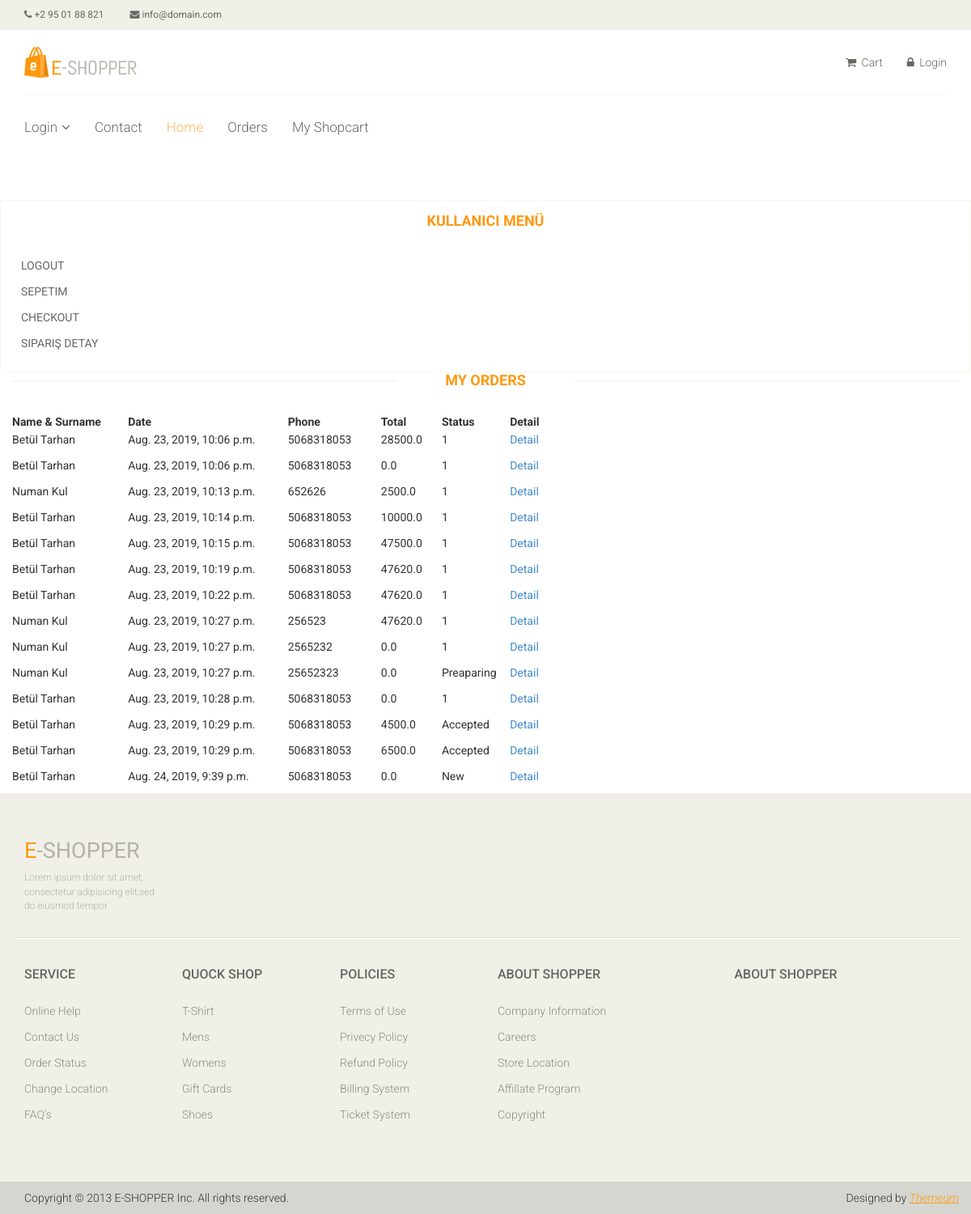
/order/ (signed in), run on the app's committed database.
### order/models.py (models this page shows, shortened)
class Order(models.Model):
    STATUS = (
        ('New', 'New'),
        ('Accepted', 'Accepted'),
        ('Preaparing', 'Preaparing'),
        ('OnShipping', 'OnShipping'),
        ('Completed', 'Completed'),
    )
    user = models.ForeignKey(User, on_delete=models.CASCADE)
    shipname =models.CharField(max_length=20)
    shipaddress =models.CharField(max_length=150)
    shipphone =models.CharField(max_length=20)
    total=models.FloatField()
    note=models.TextField()
    status =models.CharField(choices=STATUS,max_length=20,default='New')
    create_at =models.DateTimeField(auto_now_add=True)
    update_at=models.DateTimeField(auto_now=True)

### order/views.py (the view)
# urls.py: path('', views.index, name='index'),
@login_required(login_url='/login')
def index(request):
    current_user = request.user
    orders = Order.objects.all().filter(user_id=current_user.id)
    context = {'page': 'orders',
               'orders': orders,
              }
    return render(request, 'order_list.html', context)

### order/templates/order_list.html (shortened to what this page needs)
{% extends "homebase.html" %}
{% load static %}
{% block body %}
{% include 'user_menu.html' %}
    <div class="next right">
              <h2 class="title text-center">MY ORDERS</h2>
				<table class="right">
					<thead>
						<tr class="">
                            <td class=""></td>
                            <td class=""></td>
                            <td class=""></td>
                            <td class=""></td>
                            <td class=""></td>
                            <td class=""></td>
                            <td class=""></td>
                            <td class="description"><b>Name & Surname&nbsp;&nbsp;&nbsp;&nbsp;&nbsp;&nbsp;&nbsp;&nbsp;&nbsp;</b></td>
                            <td class="price"><b>Date</b></td>
                            <td class="quantity"><b>Phone</b>&nbsp;&nbsp;&nbsp;&nbsp;&nbsp;&nbsp;&nbsp;&nbsp;&nbsp;&nbsp;&nbsp;&nbsp;&nbsp;&nbsp;&nbsp;&nbsp;&nbsp;&nbsp;&nbsp;&nbsp;&nbsp;</td>
                            <td class="total"><b>Total</b>&nbsp;&nbsp;&nbsp;&nbsp;&nbsp;&nbsp;&nbsp;&nbsp;&nbsp;&nbsp;&nbsp;&nbsp;</td>
                            <td class="quantity"><b>Status</b>&nbsp;&nbsp;&nbsp;&nbsp;&nbsp;&nbsp;&nbsp;&nbsp;&nbsp;&nbsp;&nbsp;&nbsp;</td>
							<td class="description"><b>Detail</b></td>
							<td></td>
						</tr>
					</thead>
                    {% for rs in orders %}
					<tbody>
						<tr>
							<td class="">
							</td>
                            <td class="">
							</td>
                            <td class="">
							</td>
                            <td class="">
							</td>
                            <td class="">
							</td>
                            <td class="">
							</td>
                            <td class="">
							</td>
							<td class="cart_price">
								<p>{{ rs.shipname }}</p>
							</td>
							<td class="cart_price">
								<p>{{ rs.create_at }}</p>
							</td>
							<td class="cart_quantity">
								<p>{{ rs.shipphone }}</p>
							</td>
							<td class="cart_total">
								<p>{{ rs.total }}</p>
							</td>
                            <td class="cart_total">
								<p>{{ rs.status }}</p>
							</td>
                            <td>
                                <a class="pp_details" href="/order/detail/{{ rs.id }}"/><p class="cart_total_price">Detail</p></a>
							</td>
						</tr>
                    {% endfor %}
					</tbody>
				</table>
    </div>
{% endblock %}

### home/templates/homebase.html (shortened to what this page needs)
<!DOCTYPE html>
<html lang="en">
<head>
     {% load static %}
    <link href="{% static 'css/bootstrap.min.css'%}" rel="stylesheet">
    <link href="{% static 'css/font-awesome.min.css'%}" rel="stylesheet">
    <link href="{% static 'css/prettyPhoto.css'%}" rel="stylesheet">
    <link href="{% static 'css/price-range.css'%}" rel="stylesheet">
    <link href="{% static 'css/animate.css'%}" rel="stylesheet">
	<link href="{% static 'css/main.css'%}" rel="stylesheet">
	<link href="{% static 'css/responsive.css'%}" rel="stylesheet">
</head>
<body>
	<header id="header">
		<div class="header_top">
			<div class="container">
				<div class="row">
					<div class="col-sm-6">
						<div class="contactinfo">
							<ul class="nav nav-pills">
								<li><a href="#"><i class="fa fa-phone"></i> +2 95 01 88 821</a></li>
								<li><a href="#"><i class="fa fa-envelope"></i> info@domain.com</a></li>
							</ul>
						</div>
					</div>
				</div>
			</div>
		</div>
		<div class="header-middle">
			<div class="container">
				<div class="row">
					<div class="col-sm-4">
						<div class="logo pull-left">
							<a href="index.html"><img src="{% static 'images/home/logo.png' %}" alt="" /></a>
						</div>
					</div>
					<div class="col-sm-8">
						<div class="shop-menu pull-right">
							<ul class="nav navbar-nav">
								<li><a href="cart.html"><i class="fa fa-shopping-cart"></i> Cart</a></li>
								<li><a href="/login"><i class="fa fa-lock"></i> Login</a></li>
							</ul>
						</div>
					</div>
				</div>
			</div>
		</div>
		<div class="header-bottom">
			<div class="container">
				<div class="row">
					<div class="col-sm-9">
						<div class="mainmenu pull-left">
							<ul class="nav navbar-nav collapse navbar-collapse">
                             {% if user.id is not None %}
                                 <li class="dropdown"><a href="/login">Login<i class="fa fa-angle-down"></i></a>
                                 </li>
                                 <li><a href="/contact">Contact</a></li>
								<li><a href="/" class="active">Home</a></li>
                                 <li><a href="/order/">Orders</a></li>
                                 <li><a href="/order/shopcart">My Shopcart</a></li>
                                    </ul>
                             {% endif %}
						</div>
					</div>
				</div>
			</div>
		</div>
	</header>
    {% block body %} {% endblock %}
<footer id="footer">
		<div class="footer-top">
			<div class="container">
				<div class="row">
					<div class="col-sm-2">
						<div class="companyinfo">
							<h2><span>e</span>-shopper</h2>
							<p>Lorem ipsum dolor sit amet, consectetur adipisicing elit,sed do eiusmod tempor</p>
						</div>
					</div>
					<div class="col-sm-7">
						<div class="col-sm-3">
						</div>
						<div class="col-sm-3">
						</div>
						<div class="col-sm-3">
						</div>
						<div class="col-sm-3">
						</div>
					</div>
					<div class="col-sm-3">
					</div>
				</div>
			</div>
		</div>
		<div class="footer-widget">
			<div class="container">
				<div class="row">
					<div class="col-sm-2">
						<div class="single-widget">
							<h2>Service</h2>
							<ul class="nav nav-pills nav-stacked">
								<li><a href="#">Online Help</a></li>
								<li><a href="#">Contact Us</a></li>
								<li><a href="#">Order Status</a></li>
								<li><a href="#">Change Location</a></li>
								<li><a href="#">FAQ’s</a></li>
							</ul>
						</div>
					</div>
					<div class="col-sm-2">
						<div class="single-widget">
							<h2>Quock Shop</h2>
							<ul class="nav nav-pills nav-stacked">
								<li><a href="#">T-Shirt</a></li>
								<li><a href="#">Mens</a></li>
								<li><a href="#">Womens</a></li>
								<li><a href="#">Gift Cards</a></li>
								<li><a href="#">Shoes</a></li>
							</ul>
						</div>
					</div>
					<div class="col-sm-2">
						<div class="single-widget">
							<h2>Policies</h2>
							<ul class="nav nav-pills nav-stacked">
								<li><a href="#">Terms of Use</a></li>
								<li><a href="#">Privecy Policy</a></li>
								<li><a href="#">Refund Policy</a></li>
								<li><a href="#">Billing System</a></li>
								<li><a href="#">Ticket System</a></li>
							</ul>
						</div>
					</div>
					<div class="col-sm-2">
						<div class="single-widget">
							<h2>About Shopper</h2>
							<ul class="nav nav-pills nav-stacked">
								<li><a href="#">Company Information</a></li>
								<li><a href="#">Careers</a></li>
								<li><a href="#">Store Location</a></li>
								<li><a href="#">Affillate Program</a></li>
								<li><a href="#">Copyright</a></li>
							</ul>
						</div>
					</div>
					<div class="col-sm-3 col-sm-offset-1">
						<div class="single-widget">
							<h2>About Shopper</h2>
						</div>
					</div>
				</div>
			</div>
		</div>
		<div class="footer-bottom">
			<div class="container">
				<div class="row">
					<p class="pull-left">Copyright © 2013 E-SHOPPER Inc. All rights reserved.</p>
					<p class="pull-right">Designed by <span><a target="_blank" href="http://www.themeum.com">Themeum</a></span></p>
				</div>
			</div>
		</div>
	</footer>
</body>
</html>

### order/templates/user_menu.html (shortened to what this page needs)
<br><br>
<div class="brands_products" >
							<div class="brands-name">
                                <h2>Kullanıcı Menü</h2>
								<ul class="nav nav-pills nav-stacked">
                                    <li><a href="/logout"> Logout</a></li>
									<li><a href="/order/shopcart"> Sepetim</a></li>
									<li><a href="/order/checkout"> Checkout</a></li>
									<li><a href="/order/detail/"> Sipariş Detay</a></li>
								</ul>
							</div>
						</div>

### home/static/css/main.css (style rules this page uses)
body { font-family: 'Roboto', sans-serif; background:; position: relative; font-weight:400px; }
ul li { list-style: none; }
a { -webkit-transition: 300ms; -moz-transition: 300ms; -o-transition: 300ms; transition: 300ms; }
h1, h2, h3, h4, h5, h6 { font-family: 'Roboto', sans-serif; }
.header_top { background: none repeat scroll 0 0 #F0F0E9; }
.contactinfo ul li:first-child { margin-left: -15px; }
.contactinfo ul li a { font-size: 12px; color: #696763; font-family: 'Roboto', sans-serif; }
.header-middle .container .row { border-bottom: 1px solid #f5f5f5; margin-left: 0; margin-right: 0; padding-bottom: 20px; padding-top: 20px; }
.header-middle .container .row .col-sm-4 { padding-left: 0; }
.header-middle .container .row .col-sm-8 { padding-right:0; }
.shop-menu ul li { display:inline-block; padding-left: 15px; padding-right: 15px; }
.shop-menu ul li:last-child { padding-right: 0; }
.shop-menu ul li a { background: #FFFFFF; color: #696763; font-family: 'Roboto', sans-serif; font-size: 14px; font-weight: 300; padding:0; padding-right: 0; margin-top: 10px; }
.shop-menu ul li a i { margin-right:3px; }
.header-bottom { padding-bottom: 30px; padding-top: 30px; }
.navbar-collapse.collapse { padding-left: 0; }
.mainmenu ul li { padding-right: 15px; padding-left: 15px; }
.mainmenu ul li:first-child { padding-left: 0px; }
.mainmenu ul li a { color: #696763; font-family: 'Roboto', sans-serif; font-size: 17px; font-weight: 300; padding: 0; padding-bottom: 10px; }
.mainmenu ul li a:hover, .mainmenu ul li a.active, .shop-menu ul li a.active { background:none; color:#fdb45e; }
.fa-angle-down { padding-left: 5px; }
#footer { background: #F0F0E9; }
.footer-top .container { border-bottom: 1px solid #E0E0DA; padding-bottom: 20px; }
.companyinfo { margin-top: 57px; }
.companyinfo h2 { color: #B4B1AB; font-family: abel; font-size: 27px; text-transform: uppercase; }
.companyinfo h2 span { color:#FE980F; }
.companyinfo p { color: #B3B3AD; font-family: 'Roboto', sans-serif; font-size: 12px; font-weight: 300; }
.footer-top .col-sm-3 { overflow: hidden; }
.footer-widget { margin-bottom: 68px; }
.footer-widget .container { border-top: 1px solid #FFFFFF; padding-top: 15px; }
.single-widget h2 { color: #666663; font-family: 'Roboto', sans-serif; font-size: 16px; font-weight: 500; margin-bottom: 22px; text-transform: uppercase; }
.single-widget ul li a { color: #8C8C88; font-family: 'Roboto', sans-serif; font-size: 14px; font-weight: 300; padding: 5px 0; }
.footer-bottom { background: #D6D6D0; padding-top: 10px; }
.footer-bottom p { color: #363432; font-family: 'Roboto', sans-serif; font-weight: 300; margin-left: 15px; }
.footer-bottom p span a { color: #FE980F; font-style: italic; text-decoration: underline; }
.right { right: 0; }
.left-sidebar h2, .brands_products h2 { color: #FE980F; font-family: 'Roboto', sans-serif; font-size: 18px; font-weight: 700; margin: 0 auto 30px; text-align: center; text-transform: uppercase; position: relative; z-index:3; }
.left-sidebar h2:after, h2.title:after { content: " "; position: absolute; border: 1px solid #f5f5f5; bottom:8px; left: 0; width: 100%; height: 0; z-index: -2; }
h2.title:before { content: " "; position: absolute; background: #fff; bottom: -6px; width: 220px; height: 30px; z-index: -1; left: 50%; margin-left: -110px; }
.brands-name { border: 1px solid #F7F7F0; padding-bottom: 20px; padding-top: 15px; }
.brands-name .nav-stacked li a { background-color: #FFFFFF; color: #696763; font-family: 'Roboto', sans-serif; font-size: 14px; padding: 5px 25px; text-decoration: none; text-transform: uppercase; }
h2.title { color: #FE980F; font-family: 'Roboto', sans-serif; font-size: 18px; font-weight: 700; margin: 0 15px; text-transform: uppercase; margin-bottom: 30px; position: relative; }

### data on the page
Order: shipname "Betül Tarhan", create_at "Aug. 23, 2019, 10:06 p.m.", shipphone "5068318053", total "28500.0", status "1"
Order: shipname "Betül Tarhan", create_at "Aug. 23, 2019, 10:06 p.m.", shipphone "5068318053", total "0.0", status "1"
Order: shipname "Numan Kul", create_at "Aug. 23, 2019, 10:13 p.m.", shipphone "652626", total "2500.0", status "1"
Order: shipname "Betül Tarhan", create_at "Aug. 23, 2019, 10:14 p.m.", shipphone "5068318053", total "10000.0", status "1"
Order: shipname "Betül Tarhan", create_at "Aug. 23, 2019, 10:15 p.m.", shipphone "5068318053", total "47500.0", status "1"
Order: shipname "Betül Tarhan", create_at "Aug. 23, 2019, 10:19 p.m.", shipphone "5068318053", total "47620.0", status "1"
Order: shipname "Betül Tarhan", create_at "Aug. 23, 2019, 10:22 p.m.", shipphone "5068318053", total "47620.0", status "1"
Order: shipname "Numan Kul", create_at "Aug. 23, 2019, 10:27 p.m.", shipphone "256523", total "47620.0", status "1"
Order: shipname "Numan Kul", create_at "Aug. 23, 2019, 10:27 p.m.", shipphone "2565232", total "0.0", status "1"
Order: shipname "Numan Kul", create_at "Aug. 23, 2019, 10:27 p.m.", shipphone "25652323", total "0.0", status "Preaparing"
Order: shipname "Betül Tarhan", create_at "Aug. 23, 2019, 10:28 p.m.", shipphone "5068318053", total "0.0", status "1"
Order: shipname "Betül Tarhan", create_at "Aug. 23, 2019, 10:29 p.m.", shipphone "5068318053", total "4500.0", status "Accepted"
Order: shipname "Betül Tarhan", create_at "Aug. 23, 2019, 10:29 p.m.", shipphone "5068318053", total "6500.0", status "Accepted"
Order: shipname "Betül Tarhan", create_at "Aug. 24, 2019, 9:39 p.m.", shipphone "5068318053", total "0.0", status "New"
